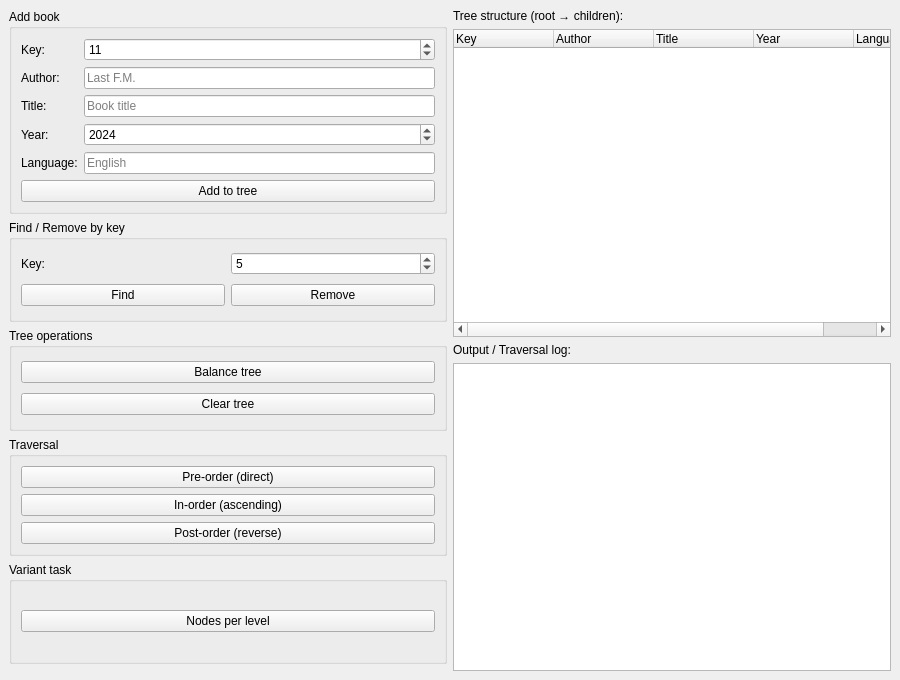
<?xml version="1.0" encoding="UTF-8"?>
<ui version="4.0">
 <class>MainWindow</class>
 <widget class="QMainWindow" name="MainWindow">
  <property name="geometry">
   <rect><x>0</x><y>0</y><width>900</width><height>680</height></rect>
  </property>
  <property name="windowTitle">
   <string>Lab7 Task2 — Binary Search Tree (Library)</string>
  </property>
  <widget class="QWidget" name="centralwidget">
   <layout class="QVBoxLayout" name="mainLayout">

    <item>
     <layout class="QHBoxLayout">

      <item>
       <layout class="QVBoxLayout">

        <item>
         <widget class="QGroupBox" name="groupAdd">
          <property name="title"><string>Add book</string></property>
          <layout class="QFormLayout">
           <item row="0" column="0"><widget class="QLabel"><property name="text"><string>Key:</string></property></widget></item>
           <item row="0" column="1">
            <widget class="QSpinBox" name="spinKey">
             <property name="minimum"><number>1</number></property>
             <property name="maximum"><number>99999</number></property>
             <property name="value"><number>11</number></property>
            </widget>
           </item>
           <item row="1" column="0"><widget class="QLabel"><property name="text"><string>Author:</string></property></widget></item>
           <item row="1" column="1"><widget class="QLineEdit" name="editAuthor"><property name="placeholderText"><string>Last F.M.</string></property></widget></item>
           <item row="2" column="0"><widget class="QLabel"><property name="text"><string>Title:</string></property></widget></item>
           <item row="2" column="1"><widget class="QLineEdit" name="editTitle"><property name="placeholderText"><string>Book title</string></property></widget></item>
           <item row="3" column="0"><widget class="QLabel"><property name="text"><string>Year:</string></property></widget></item>
           <item row="3" column="1">
            <widget class="QSpinBox" name="spinYear">
             <property name="minimum"><number>1000</number></property>
             <property name="maximum"><number>2100</number></property>
             <property name="value"><number>2024</number></property>
            </widget>
           </item>
           <item row="4" column="0"><widget class="QLabel"><property name="text"><string>Language:</string></property></widget></item>
           <item row="4" column="1"><widget class="QLineEdit" name="editLanguage"><property name="placeholderText"><string>English</string></property></widget></item>
           <item row="5" column="0" colspan="2">
            <widget class="QPushButton" name="btnAdd">
             <property name="text"><string>Add to tree</string></property>
            </widget>
           </item>
          </layout>
         </widget>
        </item>

        <item>
         <widget class="QGroupBox" name="groupSearch">
          <property name="title"><string>Find / Remove by key</string></property>
          <layout class="QVBoxLayout">
           <item>
            <layout class="QHBoxLayout">
             <item><widget class="QLabel"><property name="text"><string>Key:</string></property></widget></item>
             <item>
              <widget class="QSpinBox" name="spinSearchKey">
               <property name="minimum"><number>1</number></property>
               <property name="maximum"><number>99999</number></property>
               <property name="value"><number>5</number></property>
              </widget>
             </item>
            </layout>
           </item>
           <item>
            <layout class="QHBoxLayout">
             <item><widget class="QPushButton" name="btnFind"><property name="text"><string>Find</string></property></widget></item>
             <item><widget class="QPushButton" name="btnRemove"><property name="text"><string>Remove</string></property></widget></item>
            </layout>
           </item>
          </layout>
         </widget>
        </item>

        <item>
         <widget class="QGroupBox" name="groupTree">
          <property name="title"><string>Tree operations</string></property>
          <layout class="QVBoxLayout">
           <item><widget class="QPushButton" name="btnBalance"><property name="text"><string>Balance tree</string></property></widget></item>
           <item><widget class="QPushButton" name="btnClear"><property name="text"><string>Clear tree</string></property></widget></item>
          </layout>
         </widget>
        </item>

        <item>
         <widget class="QGroupBox" name="groupTraverse">
          <property name="title"><string>Traversal</string></property>
          <layout class="QVBoxLayout">
           <item><widget class="QPushButton" name="btnPreOrder"><property name="text"><string>Pre-order (direct)</string></property></widget></item>
           <item><widget class="QPushButton" name="btnInOrder"><property name="text"><string>In-order (ascending)</string></property></widget></item>
           <item><widget class="QPushButton" name="btnPostOrder"><property name="text"><string>Post-order (reverse)</string></property></widget></item>
          </layout>
         </widget>
        </item>

        <item>
         <widget class="QGroupBox" name="groupVariant">
          <property name="title"><string>Variant task</string></property>
          <layout class="QVBoxLayout">
           <item><widget class="QPushButton" name="btnNodesPerLevel"><property name="text"><string>Nodes per level</string></property></widget></item>
          </layout>
         </widget>
        </item>

        <item><spacer><property name="orientation"><enum>Qt::Vertical</enum></property></spacer></item>

       </layout>
      </item>

      <item>
       <layout class="QVBoxLayout">
        <item>
         <widget class="QLabel"><property name="text"><string>Tree structure (root → children):</string></property></widget>
        </item>
        <item>
         <widget class="QTreeWidget" name="treeWidget">
          <property name="alternatingRowColors"><bool>true</bool></property>
          <column><property name="text"><string>Key</string></property></column>
          <column><property name="text"><string>Author</string></property></column>
          <column><property name="text"><string>Title</string></property></column>
          <column><property name="text"><string>Year</string></property></column>
          <column><property name="text"><string>Language</string></property></column>
         </widget>
        </item>
        <item>
         <widget class="QLabel"><property name="text"><string>Output / Traversal log:</string></property></widget>
        </item>
        <item>
         <widget class="QPlainTextEdit" name="memoOutput">
          <property name="readOnly"><bool>true</bool></property>
          <property name="maximumHeight"><number>180</number></property>
         </widget>
        </item>
       </layout>
      </item>

     </layout>
    </item>

   </layout>
  </widget>
 </widget>
 <resources/>
 <connections/>
</ui>
